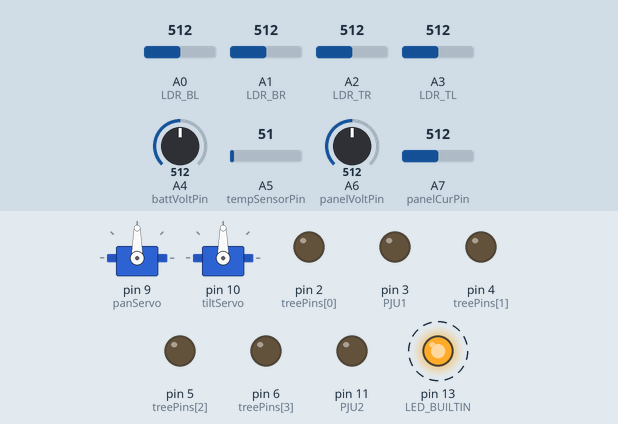
Simulated run of this sketch. Board: Arduino Nano, built with avr-gcc and run on an emulated ATmega328P. Shown: 2 × servo, output pins drawn as LEDs (lit = HIGH). Dashed ring = blinking. The inputs (shaded band) are chosen by the test bench; at power-on: A0 (LDR_BL) = 512, A1 (LDR_BR) = 512, A2 (LDR_TR) = 512, A3 (LDR_TL) = 512, A4 (battVoltPin) = 512, A5 (tempSensorPin) = 51, A6 (panelVoltPin) = 512, A7 (panelCurPin) = 512. Random numbers use the default seed unless the sketch sets one; the modem accepts every AT command (registered, SIM ready, sends succeed) and sends nothing else.

Above: at 1.01 s.
1.3 s: A0 (LDR_BL) set to 601
4.3 s: A0 (LDR_BL) set to 631
At 5.83 s:
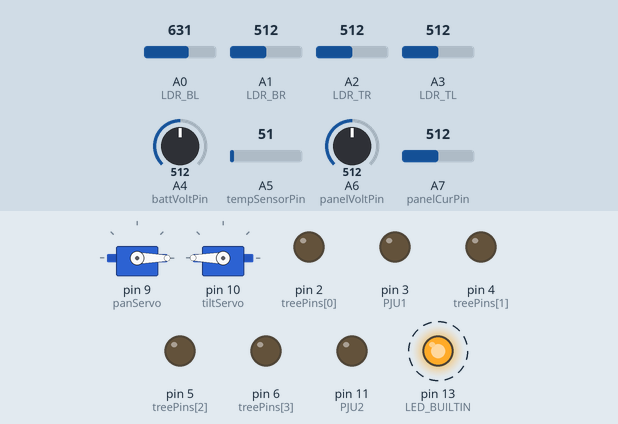
7.3 s: A1 (LDR_BR) set to 245
At 8.08 s:
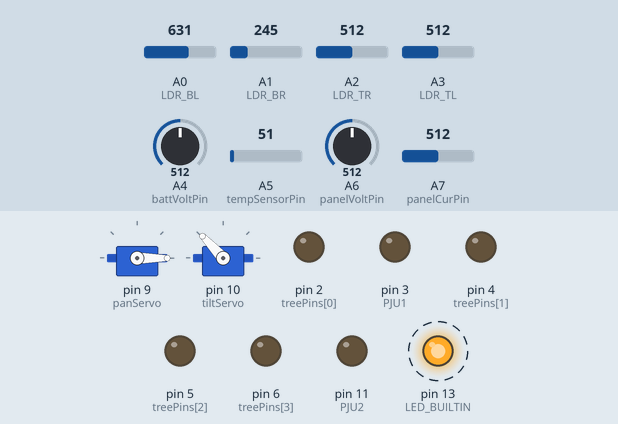
10.3 s: A2 (LDR_TR) set to 245
At 11.04 s:
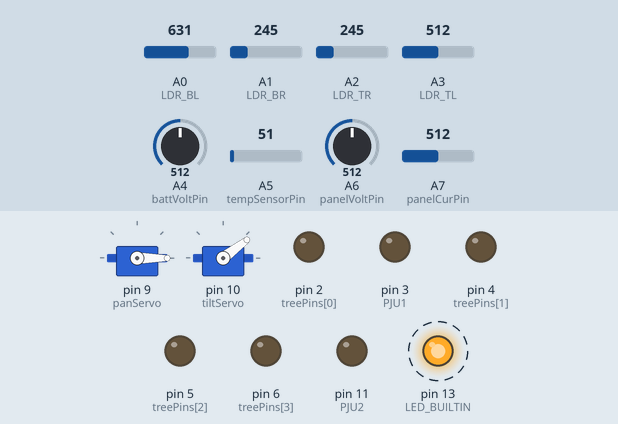
13.3 s: A1 (LDR_BR) set to 29
16.3 s: A1 (LDR_BR) set to 25
At 17.23 s:
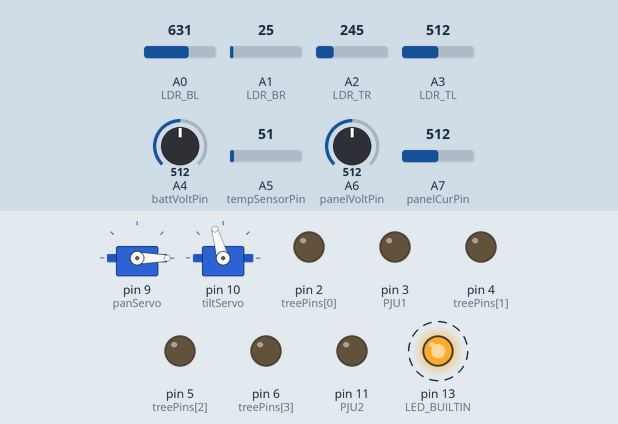
Timing chart, 0 to 20.3 s (numbered marks = the images above; inputs shaded):
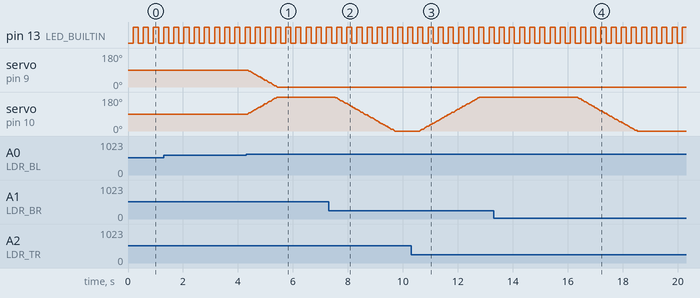

Measured:
- the behaviour switches between 613 and 614 on A0 (LDR_BL) (found by bisection; images 0 and 1)
- the behaviour switches between 26 and 25 on A1 (LDR_BR) (found by bisection; images 3 and 4)
- after the input at 4.3 s, servo on pin 9 (panServo): moves from 90° to 0° over 1.1 s, starting after 0.05 s; servo on pin 10 (tiltServo): moves from 90° to 180° over 1.1 s, starting after 0.05 s
- after the input at 7.3 s, servo on pin 10 (tiltServo): moves from 180° to 0° over 2.2 s, starting after 0.21 s
- after the input at 10.3 s, servo on pin 10 (tiltServo): moves from 0° to 180° over 2.2 s, starting after 0.31 s
- after the input at 16.3 s, servo on pin 10 (tiltServo): moves from 180° to 0° over 2.2 s, starting at once
- by itself, pin 13 (LED_BUILTIN): alternates HIGH for 0.18 s and LOW for 0.19 s

The sketch:

ArduinoNano_FixCode_Comms.ino
```cpp
// Define DEBUG to enable debugging; comment it out to disable
//#define DEBUG

#ifdef DEBUG
  #define DEBUG_PRINT(...) Serial.print(__VA_ARGS__)
  #define DEBUG_PRINTLN(...) Serial.println(__VA_ARGS__)
  #define DEBUG_BEGIN(baud) Serial.begin(baud)
#else
  #define DEBUG_PRINT(...)    // Do nothing
  #define DEBUG_PRINTLN(...)  // Do nothing
  #define DEBUG_BEGIN(baud)   // Do nothing
#endif

#include "SolarTracker.h"
#include "VoltCurrent.h"
#include "LampControl.h"
#include "SerialDataComms.h"

static unsigned long lastPrintTime = 0;

void setup() {
  DEBUG_BEGIN(9600);
  startSerial();
  ServoSetup();
  inputSetup();
  outputSetup();
}

void loop() {
  updateSolarTracker();
  fadeLED(PJU1, PJU1Stat);
  fadeLED(PJU2, PJU2Stat);
  updateTreeEffect();
  serialDataRead();

  if (millis() - lastPrintTime >= 150) {
    panelCurrent();
    panelVoltage();
    batteryVoltage();
    readLM35();
    serialWrite();
    lastPrintTime = millis();
  }
}
```

LampControl.h
```cpp
const byte treePins[] = {2, 4, 5, 6};
const byte ledCount = sizeof(treePins);
unsigned long nextTime[4];
bool ledState[4];
const byte PJU1 = 3;
const byte PJU2 = 11;

bool PJU1Stat = false;
bool PJU2Stat = false;

bool treeEffect = false;

void outputSetup() {
  pinMode(PJU1, OUTPUT);
  pinMode(PJU2, OUTPUT);
  pinMode(LED_BUILTIN, OUTPUT);

  for (byte i = 0; i < ledCount; i++) {
    pinMode(treePins[i], OUTPUT);
    digitalWrite(treePins[i], LOW);
    ledState[i] = false;
    nextTime[i] = millis() + random(100, 500);
  }
}

void fadeLED(byte pin, bool turnOn) {

  static int brightness[13] = {0};
  static int fadeDir[13] = {0};            // +1 fade in, -1 fade out, 0 idle
  static unsigned long nextTime[13] = {0};

  unsigned long now = millis();
  if (turnOn) {
    fadeDir[pin] = 1;
  } else {
    fadeDir[pin] = -1;   // fade OUT
  }

  if (now >= nextTime[pin]) {
    brightness[pin] += fadeDir[pin];
    if (brightness[pin] > 255) brightness[pin] = 255;
    if (brightness[pin] < 0)   brightness[pin] = 0;
    analogWrite(pin, brightness[pin]);
    nextTime[pin] = now + 5;
  }
}

void updateTreeEffect() {
  if (!treeEffect) {
    for (byte i = 0; i < ledCount; i++) {
      digitalWrite(treePins[i], LOW);
    }
    return;
  }

  for (byte i = 0; i < ledCount; i++) {
    if (millis() >= nextTime[i]) {
      ledState[i] = !ledState[i];
      digitalWrite(treePins[i], ledState[i]);
      nextTime[i] = millis() + random(100, 400);
    }
  }
}
```

SerialDataComms.h
```cpp
#include <SoftwareSerial.h>
SoftwareSerial espSerial(8, 7); // RX, TX

struct TelemetryPacket {
  int16_t panDegreeRead;
  int16_t tiltDegreeRead;

  float panelVoltage;
  float panelCurrent;
  float batteryVoltage;
  float batteryPercent;

  float panelTemperature;

  uint8_t chargeStatus;
  uint8_t PJU1State;
  uint8_t PJU2State;
  uint8_t treeState;

  uint8_t eventCode;
} __attribute__((packed));

TelemetryPacket tx;

struct ControlPacket {
  int16_t panManual;
  int16_t tiltManual;

  uint8_t overrideStat;
  uint8_t PJU1Control;
  uint8_t PJU2Control;
  uint8_t treeControl;
} __attribute__((packed));

ControlPacket rx;


void startSerial(){
  espSerial.begin(9600);
  DEBUG_PRINTLN("Serial Communication Init..");
}

void sendTelemetry() {
  uint8_t *data = (uint8_t*)&tx;
  uint8_t len = sizeof(TelemetryPacket);
  uint8_t checksum = 0;

  espSerial.write(0xAA);
  espSerial.write(0x55);
  espSerial.write(len);

  for (uint8_t i = 0; i < len; i++) {
    espSerial.write(data[i]);
    checksum ^= data[i];
  }

  espSerial.write(checksum);
}

bool readControl() {
  static uint8_t state = 0;
  static uint8_t len = 0;
  static uint8_t index = 0;
  static uint8_t checksum = 0;
  static uint8_t buf[32];

  while (espSerial.available()) {
    uint8_t b = espSerial.read();

    switch (state) {
      case 0:
        if (b == 0xAA) state = 1;
        break;

      case 1:
        if (b == 0x55) state = 2;
        else state = 0;
        break;

      case 2:
        len = b;
        if (len > 32) { state = 0; break; }
        index = 0;
        checksum = 0;
        state = 3;
        break;

      case 3:
        buf[index++] = b;
        checksum ^= b;
        if (index >= len) state = 4;
        break;

      case 4:
        if (checksum == b) {
          memcpy(&rx, buf, len);
          state = 0;
          return true;
        }
        state = 0;
        break;
    }
  }
  return false;
}

void serialWrite(){
    tx.panDegreeRead = panPos;
    tx.tiltDegreeRead = tiltPos;
    tx.panelVoltage = panelVoltVal;
    tx.panelCurrent = currentVal;
    tx.batteryVoltage = battVal;
    tx.batteryPercent = battPerc;
    tx.chargeStatus = panelPowerIn;
    tx.panelTemperature = tempC;
    tx.PJU1State = PJU1Stat;
    tx.PJU2State = PJU2Stat;
    tx.treeState = treeEffect;
    tx.eventCode = 4;

    sendTelemetry();

//    DEBUG_PRINTLN("\n==== TELEMETRY SENT TO ESP ====");
//
//    DEBUG_PRINT("panDegreeRead     : "); DEBUG_PRINTLN(tx.panDegreeRead);
//    DEBUG_PRINT("tiltDegreeRead    : "); DEBUG_PRINTLN(tx.tiltDegreeRead);
//
//    DEBUG_PRINT("panelVoltage      : "); DEBUG_PRINTLN(tx.panelVoltage, 4);
//    DEBUG_PRINT("panelCurrent      : "); DEBUG_PRINTLN(tx.panelCurrent, 4);
//    DEBUG_PRINT("batteryVoltage    : "); DEBUG_PRINTLN(tx.batteryVoltage, 4);
//    DEBUG_PRINT("batteryPercent    : "); DEBUG_PRINTLN(tx.batteryPercent, 2);
//
//    DEBUG_PRINT("panelTemperature  : "); DEBUG_PRINTLN(tx.panelTemperature);
//
//    DEBUG_PRINT("chargeStatus      : "); DEBUG_PRINTLN(tx.chargeStatus);
//    DEBUG_PRINT("PJU1State         : "); DEBUG_PRINTLN(tx.PJU1State);
//    DEBUG_PRINT("PJU2State         : "); DEBUG_PRINTLN(tx.PJU2State);
//    DEBUG_PRINT("treeState         : "); DEBUG_PRINTLN(tx.treeState);
//
//    DEBUG_PRINT("eventCode         : "); DEBUG_PRINTLN(tx.eventCode);
//
//    DEBUG_PRINTLN("=========================================");
//
//    DEBUG_PRINT(" || Data Sent to ESP with size: ");
//    DEBUG_PRINTLN(sizeof(TelemetryPacket));
    digitalWrite(LED_BUILTIN, !digitalRead(LED_BUILTIN));
}

void serialDataRead(){
  if (readControl()) {
    DEBUG_PRINTLN("\n==== CONTROL RECEIVED FROM ESP ====");

    DEBUG_PRINT("panManual   : "); DEBUG_PRINTLN(rx.panManual);
    DEBUG_PRINT("tiltManual  : "); DEBUG_PRINTLN(rx.tiltManual);

    DEBUG_PRINT("overrideStat: "); DEBUG_PRINTLN(rx.overrideStat);
    DEBUG_PRINT("PJU1Control : "); DEBUG_PRINTLN(rx.PJU1Control);
    DEBUG_PRINT("PJU2Control : "); DEBUG_PRINTLN(rx.PJU2Control);
    DEBUG_PRINT("treeControl : "); DEBUG_PRINTLN(rx.treeControl);

    DEBUG_PRINTLN("=========================================");
    digitalWrite(LED_BUILTIN, !digitalRead(LED_BUILTIN));
  }
}
```

SolarTracker.h
```cpp
#include <Servo2.h>
Servo panServo;
Servo tiltServo;

int panPos  = 90;
int tiltPos = 90;
const int PAN_MIN  = 0;
const int PAN_MAX  = 180;
const int TILT_MIN = 0;
const int TILT_MAX = 180;

const int LDR_TR = A2, LDR_TL = A3, LDR_BR = A1, LDR_BL = A0;
int smoothTL = 0, smoothTR = 0, smoothBL = 0, smoothBR = 0;

const int DEADZONE = 50;
const int STEP     = 1;
const int SMOOTH_N = 10;
const unsigned long TRACK_INTERVAL = 10;

unsigned long lastTrack = 0;


void ServoSetup(){
  panServo.attach(9);
  tiltServo.attach(10);

  panServo.write(panPos);
  tiltServo.write(tiltPos);
}


int getSmooth(int pin, int &buffer) {
  buffer = (buffer * (SMOOTH_N - 1) + analogRead(pin)) / SMOOTH_N;
  return buffer;
}

void updateSolarTracker() {
  unsigned long now = millis();
  if (now - lastTrack < TRACK_INTERVAL) return;

  lastTrack = now;

  int TL = getSmooth(LDR_TL, smoothTL);
  int TR = getSmooth(LDR_TR, smoothTR);
  int BL = getSmooth(LDR_BL, smoothBL);
  int BR = getSmooth(LDR_BR, smoothBR);

  int topAvg    = (TL + TR) / 2;
  int bottomAvg = (BL + BR) / 2;
  int leftAvg   = (TL + BL) / 2;
  int rightAvg  = (TR + BR) / 2;

  int diffV = topAvg - bottomAvg;
  if (abs(diffV) > DEADZONE) {
    if (diffV < 0 && tiltPos < TILT_MAX) tiltPos += STEP;
    if (diffV > 0 && tiltPos > TILT_MIN) tiltPos -= STEP;
    tiltServo.write(tiltPos);
  }

  int diffH = leftAvg - rightAvg;
  if (abs(diffH) > DEADZONE) {
    if (diffH < 0 && panPos < PAN_MAX) panPos += STEP;
    if (diffH > 0 && panPos > PAN_MIN) panPos -= STEP;
    panServo.write(panPos);
  }

//  /*Debug
  DEBUG_PRINT("Pan: "); DEBUG_PRINT(panPos);
  DEBUG_PRINT("  Tilt: "); DEBUG_PRINT(tiltPos);
  DEBUG_PRINT(" | TL "); DEBUG_PRINT(TL);
  DEBUG_PRINT(" TR "); DEBUG_PRINT(TR);
  DEBUG_PRINT(" BL "); DEBUG_PRINT(BL);
  DEBUG_PRINT(" BR "); DEBUG_PRINTLN(BR);
//  */

}
```

VoltCurrent.h
```cpp
const int panelCurPin = A7;
float currentVal;

const uint8_t panelVoltPin = A6;
float panelVoltVal;
float panelPower;
bool panelPowerIn;

const uint8_t battVoltPin = A4;
float battVal;
float battPerc;

const byte tempSensorPin = A5;
float tempC;


void inputSetup(){
  pinMode(LDR_TR, INPUT);
  pinMode(LDR_TL, INPUT);
  pinMode(LDR_BR, INPUT);
  pinMode(LDR_BL, INPUT);
  pinMode(panelCurPin, INPUT);
  pinMode(panelVoltPin, INPUT);
  pinMode(battVoltPin, INPUT);
  pinMode(tempSensorPin, INPUT);
}

void panelCurrent() {
  const int sensitivitas = 185;
  const int teganganoffset = 2500;
  const byte N = 20;
  const unsigned long interval = 20;

  static int buf[N];
  static long sum = 0;
  static byte idx = 0;
  static bool filled = false;
  static unsigned long lastRead = 0;

  if (millis() - lastRead >= interval) {
    lastRead = millis();
    sum -= buf[idx];
    buf[idx] = analogRead(panelCurPin);
    sum += buf[idx];
    idx++;
    if (idx >= N) { idx = 0; filled = true; }
  }

  float avgADC = filled ? sum / (float)N : sum / (float)idx;
  float tegangan = (avgADC / 1024.0) * 5000.0;
  currentVal = (tegangan - teganganoffset) / sensitivitas;

//  DEBUG_PRINT("PV Current: ");
//  DEBUG_PRINT(currentVal, 2);
//  DEBUG_PRINT(" A");
}

float panelVoltage() {
  const byte N = 20;
  const unsigned long interval = 50;

  static int buf[N];
  static long sum = 0;
  static byte idx = 0;
  static bool filled = false;
  static unsigned long lastRead = 0;

  if (millis() - lastRead >= interval) {
    lastRead = millis();
    sum -= buf[idx];
    buf[idx] = analogRead(panelVoltPin);
    sum += buf[idx];
    idx++;
    if (idx >= N) { idx = 0; filled = true; }
  }

  float avg = filled ? sum / (float)N : sum / (float)idx;
  panelVoltVal =  (avg * 5.0 / 1023.0) * 2;

  if(panelVoltVal >= 5.0) panelPowerIn = true;
  else panelPowerIn = false;
  panelPower = panelVoltVal * currentVal;

//  DEBUG_PRINT(" | PV Voltage: ");
//  DEBUG_PRINT(panelVoltVal, 2);
//  DEBUG_PRINT(" V");
//  DEBUG_PRINT(" | PV Power: ");
//  DEBUG_PRINT(panelVoltVal, 2);
//  DEBUG_PRINT(" W");
}

float batteryVoltage() {
  const byte N = 20;
  const unsigned long interval = 50;
  static int buf[N];
  static long sum = 0;
  static byte idx = 0;
  static bool filled = false;
  static unsigned long lastRead = 0;

  if (millis() - lastRead >= interval) {
    lastRead = millis();
    sum -= buf[idx];
    buf[idx] = analogRead(battVoltPin);
    sum += buf[idx];
    idx++;
    if (idx >= N) { idx = 0; filled = true; }
  }

  float avg = filled ? sum / (float)N : sum / (float)idx;
  battVal = avg * 5.0 / 1023.0;

  float v = battVal;
  if (v < 3.0) v = 3.0;
  if (v > 4.2) v = 4.2;
  battPerc = (v - 3.0) / (4.2 - 3.0) * 100.0;
  if (battPerc < 0) battPerc = 0;
  if (battPerc > 100) battPerc = 100;

//  DEBUG_PRINT(" | Batt Voltage: ");
//  DEBUG_PRINT(battVal, 2);
//  DEBUG_PRINT(" V");
//
//  DEBUG_PRINT(" (");
//  DEBUG_PRINT(battPerc, 0);
//  DEBUG_PRINT("%)");
}


void readLM35() {
  const byte N = 20;               // moving average size
  const unsigned long interval = 50;

  static int buf[N];
  static long sum = 0;
  static byte idx = 0;
  static bool filled = false;
  static unsigned long lastRead = 0;

  // non-blocking ADC update
  if (millis() - lastRead >= interval) {
    lastRead = millis();

    sum -= buf[idx];
    buf[idx] = analogRead(tempSensorPin);
    sum += buf[idx];

    idx++;
    if (idx >= N) { idx = 0; filled = true; }
  }

  // filtered ADC value
  float avg = filled ? sum / (float)N : sum / (float)idx;

  // LM35: 10 mV per °C → ADC→V→°C
  float voltage = (avg * 5.0 / 1023.0);   // volts
  tempC = voltage * 100.0;          // convert to °C

//  DEBUG_PRINT(" | Panel Temp: ");
//  DEBUG_PRINT(tempC, 2);
//  DEBUG_PRINT(" °C");
}
```
